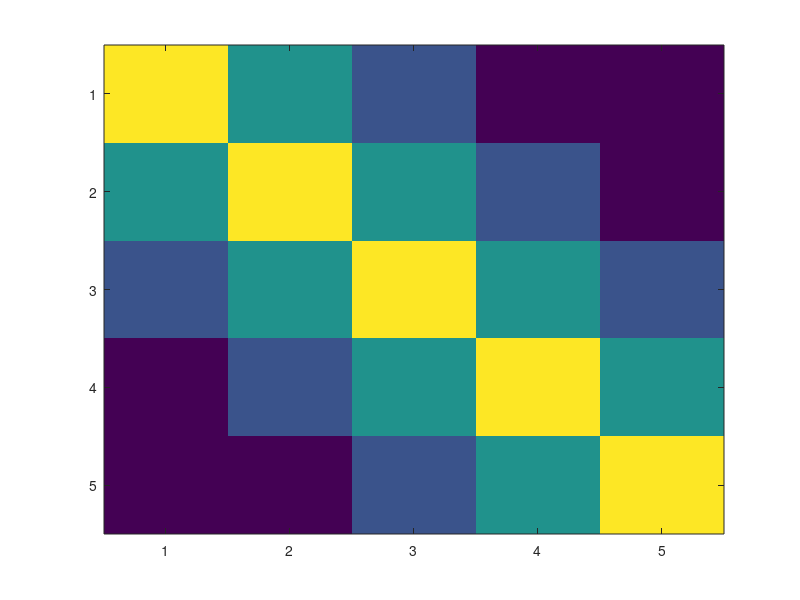

MATLAB code for this plot: (Note: this script raises an error after producing the figure.)
clear, clc,

s=100;
s0 = s/2;
s1 = s-s0;

k=5;

mu0=zeros(1,k);
mu1=0.1*ones(1,k); %[1 1 4 0 0];
Sig=eye(k);
c=0.5;
Sig(2:k+1:k^2)=c*ones(4,1);
Sig(k+1:k+1:k^2)=c*ones(4,1);

d=0.25;
Sig(3:k+1:4*k)=d*ones(3,1);
Sig(2*k+1:k+1:5*k)=d*ones(3,1);

Sig0=Sig;

imagesc(Sig0)
L=chol(Sig0);

Sig1=eye(k);

inds.y0trn  = 1:s0/2;
inds.y1trn  = s0+1:s-s1/2;
inds.y0tst  = s0/2+1:s0;
inds.y1tst  = s0+s1/2+1:s;
inds.ytst   = [inds.y0tst inds.y1tst];
inds.s_tst  = length(inds.ytst);


x=randn(k,s);
for i=1:s
    if any(i==[inds.y0trn inds.y0tst])
        x(:,i)=x(:,i)'*L;
    else
        x(:,i)=x(:,i)'*Sig1;
    end
end

x(:,s0+1:s)=x(:,s0+1:s)+repmat(mu1',1,s1);
y=[zeros(s0,1); ones(s1,1)];



% % use correct params
params.mu0=mu0';
params.mu1=mu1';
params.InvSig=inv(Sig);
params.InvSig0=inv(L);
params.InvSig1=eye(k);



params.lnprior0 = log(s0/s);
params.lnprior1 = log(s1/s);

%%
discrim.LDA=[];
discrim.QDA=[];


Lhat_true = discriminant_classifiers(x,y',params,discrim)


% estimate params
est_params = get_QDA_params(x,inds);
Lhat_est = discriminant_classifiers(x,y',est_params,discrim)
